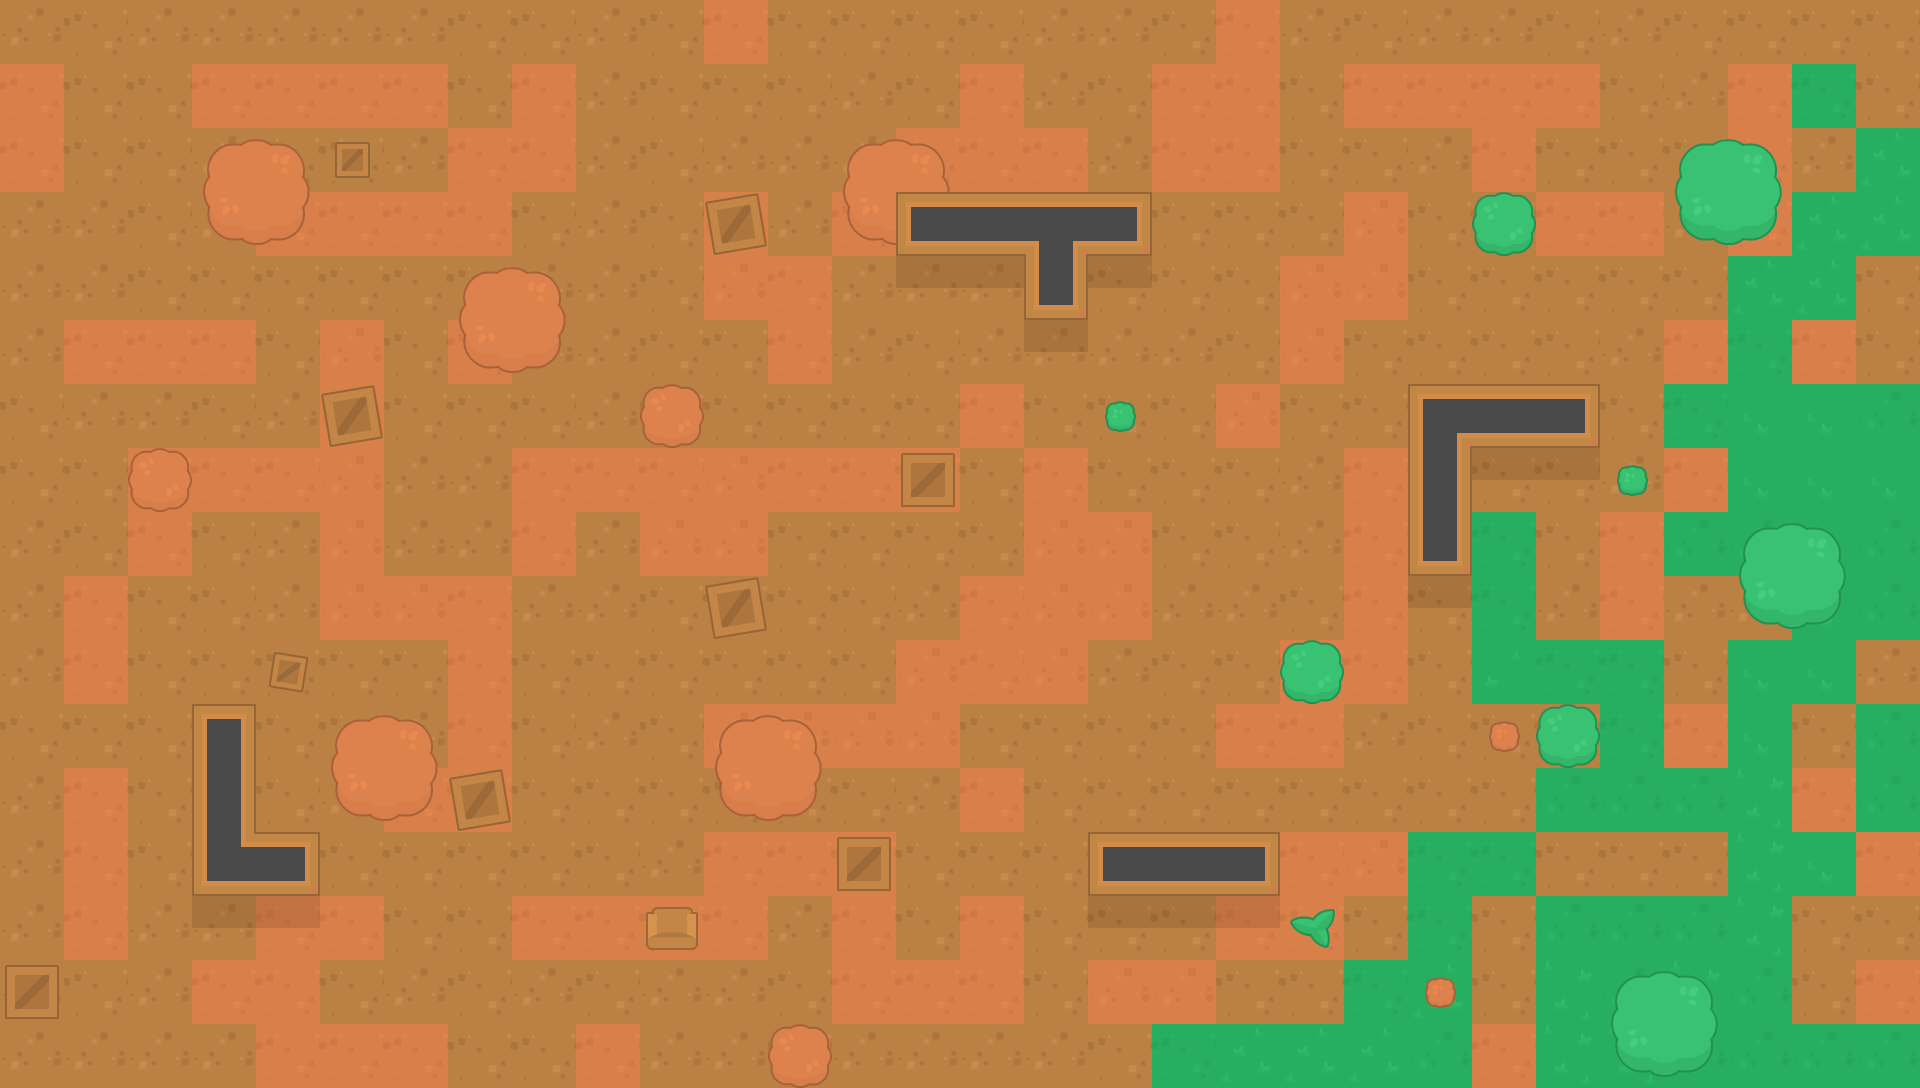

A 2D game scene composited from a Tiled map and its tileset images. What follows is a short description and the map's XML, with every tile layer's data as written:
An orthogonal 30x17 tile map with 64x64 px tiles, 3 tile layers (Bottom Layer, Shadows, Top Layer).

<map version="1.2" tiledversion="1.2.1" orientation="orthogonal" renderorder="right-down" width="30" height="17" tilewidth="64" tileheight="64" infinite="0" nextlayerid="4" nextobjectid="1">
 <tileset firstgid="1" source="set.tsx" />
 <layer id="1" name="Bottom Layer" width="30" height="17">
  <data encoding="csv">
5,6,5,5,5,5,5,6,6,5,6,16,6,6,6,6,5,5,6,16,5,6,5,5,6,5,6,6,6,6,
16,6,6,16,16,16,16,6,16,5,6,6,6,5,6,16,5,6,16,16,6,16,16,16,16,6,5,16,18,6,
16,6,6,5,6,6,5,16,16,5,6,5,5,5,16,16,16,5,16,16,6,6,5,16,6,6,6,16,5,1,
5,5,6,5,16,16,16,16,6,5,6,15,5,16,6,16,16,6,6,6,6,15,6,6,16,16,5,16,1,1,
5,5,6,6,6,6,6,6,5,5,6,15,16,5,5,5,6,6,6,6,15,15,6,6,6,6,6,1,1,6,
5,16,16,16,6,15,6,16,5,5,6,6,16,5,6,5,5,5,5,6,15,6,6,6,6,5,16,18,16,6,
6,5,5,6,5,15,6,6,6,5,6,6,6,6,6,16,6,6,6,15,6,6,6,6,16,6,18,4,4,17,
6,6,16,16,16,15,5,5,16,16,16,15,16,16,16,6,16,6,6,6,5,16,6,6,6,5,16,4,4,4,
5,6,16,6,5,15,5,5,16,5,15,15,6,6,6,6,15,15,6,6,5,16,15,18,6,16,17,17,4,17,
5,16,6,6,5,15,15,16,5,5,6,6,6,6,5,16,15,15,5,5,6,16,6,18,5,16,5,5,4,17,
5,16,6,6,6,6,6,16,6,6,6,6,6,6,15,16,15,5,6,6,16,16,6,3,18,18,6,4,4,5,
6,6,6,16,6,6,5,16,6,5,6,15,15,15,15,6,6,6,6,16,16,5,6,6,6,18,16,4,6,17,
5,16,6,6,6,5,16,16,6,6,6,6,6,6,5,16,6,6,6,6,6,6,6,6,17,17,17,2,16,17,
5,16,6,6,16,6,6,6,6,6,5,16,16,16,6,6,6,16,120,123,16,15,18,18,6,6,6,2,4,16,
5,16,5,5,16,16,6,6,16,16,16,16,5,16,6,16,6,6,6,16,16,6,18,6,17,17,17,2,6,6,
5,6,5,16,16,6,5,6,5,6,5,5,6,16,16,16,6,15,15,6,6,18,1,6,2,17,2,17,6,16,
5,5,5,5,16,16,16,6,6,16,5,5,6,5,5,5,5,6,18,1,1,1,17,16,2,2,17,17,17,17
</data>
 </layer>
 <layer id="2" name="Shadows" width="30" height="17">
  <data encoding="csv">
0,0,0,0,0,0,0,0,0,0,0,0,0,0,0,0,0,0,0,0,0,0,0,0,0,0,0,0,0,0,
0,0,0,0,0,0,0,0,0,0,0,0,0,0,0,0,0,0,0,0,0,0,0,0,0,0,0,0,0,0,
0,0,0,0,0,0,0,0,0,0,0,0,0,0,0,0,0,0,0,0,0,0,0,0,0,0,0,0,0,0,
0,0,0,0,0,0,0,0,0,0,0,0,0,0,0,0,0,0,0,0,0,0,0,0,0,0,0,0,0,0,
0,0,0,0,0,0,0,0,0,0,0,0,0,0,154,154,0,154,0,0,0,0,0,0,0,0,0,0,0,0,
0,0,0,0,0,0,0,0,0,0,0,0,0,0,0,0,154,0,0,0,0,0,0,0,0,0,0,0,0,0,
0,0,0,0,0,0,0,0,0,0,0,0,0,0,0,0,0,0,0,0,0,0,0,0,0,0,0,0,0,0,
0,0,0,0,0,0,0,0,0,0,0,0,0,0,0,0,0,0,0,0,0,0,0,154,154,0,0,0,0,0,
0,0,0,0,0,0,0,0,0,0,0,0,0,0,0,0,0,0,0,0,0,0,0,0,0,0,0,0,0,0,
0,0,0,0,0,0,0,0,0,0,0,0,0,0,0,0,0,0,0,0,0,0,154,0,0,0,0,0,0,0,
0,0,0,0,0,0,0,0,0,0,0,0,0,0,0,0,0,0,0,0,0,0,0,0,0,0,0,0,0,0,
0,0,0,0,0,0,0,0,0,0,0,0,0,0,0,0,0,0,0,0,0,0,0,0,0,0,0,0,0,0,
0,0,0,0,0,0,0,0,0,0,0,0,0,0,0,0,0,0,0,0,0,0,0,0,0,0,0,0,0,0,
0,0,0,0,0,0,0,0,0,0,0,0,0,0,0,0,0,0,0,0,0,0,0,0,0,0,0,0,0,0,
0,0,0,154,154,0,0,0,0,0,0,0,0,0,0,0,0,154,154,154,0,0,0,0,0,0,0,0,0,0,
0,0,0,0,0,0,0,0,0,0,0,0,0,0,0,0,0,0,0,0,0,0,0,0,0,0,0,0,0,0,
0,0,0,0,0,0,0,0,0,0,0,0,0,0,0,0,0,0,0,0,0,0,0,0,0,0,0,0,0,0
</data>
 </layer>
 <layer id="3" name="Top Layer" width="30" height="17">
  <data encoding="csv">
0,0,0,0,0,0,0,0,0,0,0,0,0,0,0,0,0,0,0,0,0,0,0,0,0,0,0,0,0,0,
0,0,0,0,0,0,0,0,0,0,0,0,0,0,0,0,0,0,0,0,0,0,0,0,0,0,0,0,0,0,
0,0,0,184,185,130,0,0,0,0,0,0,0,184,185,0,0,0,0,0,0,0,0,0,0,0,181,182,0,0,
0,0,0,211,212,0,0,0,0,0,0,156,0,211,151,120,121,123,0,0,0,0,0,183,0,0,208,209,0,0,
0,0,0,0,0,0,0,184,185,0,0,0,0,0,0,0,124,0,0,0,0,0,0,0,0,0,0,0,0,0,
0,0,0,0,0,0,0,211,212,0,0,0,0,0,0,0,0,0,0,0,0,0,0,0,0,0,0,0,0,0,
0,0,0,0,0,156,0,0,0,0,186,0,0,0,0,0,0,235,0,0,0,0,118,120,123,0,0,0,0,0,
0,0,186,0,0,0,0,0,0,0,0,0,0,0,129,0,0,0,0,0,0,0,147,0,0,235,0,0,0,0,
0,0,0,0,0,0,0,0,0,0,0,0,0,0,0,0,0,0,0,0,0,0,124,0,0,0,0,181,182,0,
0,0,0,0,0,0,0,0,0,0,0,156,0,0,0,0,0,0,0,0,0,0,0,0,0,0,0,208,209,0,
0,0,0,0,157,0,0,0,0,0,0,0,0,0,0,0,0,0,0,0,183,0,0,0,0,0,0,0,0,0,
0,0,0,150,0,184,185,0,0,0,0,184,185,0,0,0,0,0,0,0,0,0,0,236,183,0,0,0,0,0,
0,0,0,147,0,211,212,156,0,0,0,211,212,0,0,0,0,0,0,0,0,0,0,0,0,0,0,0,0,0,
0,0,0,145,123,6,6,0,0,0,0,0,0,129,0,0,0,151,0,0,0,0,0,0,0,0,0,0,0,0,
0,0,0,0,0,0,0,0,0,0,528,0,0,0,0,0,0,0,0,0,210,0,0,0,0,0,0,0,0,0,
129,0,0,0,0,0,0,0,0,0,0,0,0,0,0,0,0,0,0,0,0,0,236,0,0,181,182,0,0,0,
0,0,0,0,0,0,0,0,0,0,0,0,186,0,0,0,0,0,0,0,0,0,0,0,0,208,209,0,0,0
</data>
 </layer>
</map>
